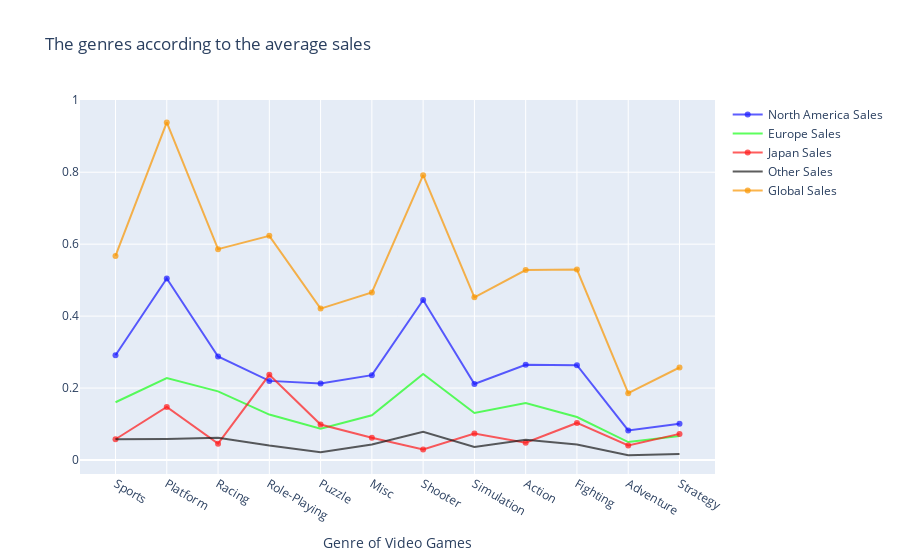

This figure's notebook cell:
### Code cell
#Các thể loại game theo doanh số trung bình
dataGenre_list=list(data.Genre.unique())
na_sales=[]
eu_sales=[]
jp_sales=[]
other_sales=[]
global_sales=[]
for i in dataGenre_list:
    val=data[data.Genre==i]
    na_sales.append(val.NA_Sales.mean())
    eu_sales.append(val.EU_Sales.mean())
    jp_sales.append(val.JP_Sales.mean())
    other_sales.append(val.Other_Sales.mean())
    global_sales.append(val.Global_Sales.mean())
    
df1=pd.DataFrame({"Genre":dataGenre_list,"NA_Sales":na_sales,"EU_Sales":eu_sales,"JP_Sales":jp_sales,"Other_Sales":other_sales,"Global_Sales":global_sales})

# data visualization
trace1=go.Scatter(
                x=df1.Genre,
                y=df1.NA_Sales,
                mode="lines+markers",
                name="North America Sales",
                marker= dict(color = 'rgba(25, 25, 255, 0.7)'))
trace2=go.Scatter(
                x=df1.Genre,
                y=df1.EU_Sales,
                mode="lines",
                name="Europe Sales",
                marker=dict(color = 'rgba(25, 255, 25, 0.7)'))
trace3=go.Scatter(
                x=df1.Genre,
                y=df1.JP_Sales,
                mode="lines+markers",
                name="Japan Sales",
                marker=dict(color = 'rgba(255, 25, 25, 0.7)'))
trace4=go.Scatter(
                x=df1.Genre,
                y=df1.Other_Sales,
                mode="lines",
                name="Other Sales",
                marker=dict(color = 'rgba(25, 25, 25, 0.7)'))
trace5=go.Scatter(
                x=df1.Genre,
                y=df1.Global_Sales,
                mode="lines+markers",
                name="Global Sales",
                marker=dict(color = 'rgba(250, 150, 0, 0.7)'))
edit_df=[trace1,trace2,trace3,trace4,trace5]
layout=dict(title="The genres according to the average sales",
            xaxis=dict(title="  Genre of Video Games",tickwidth=5,ticklen=8,zeroline=False))
fig=dict(data=edit_df,layout=layout)
plt.savefig('graph.png')
iplot(fig)

### Figure 1 — Plotly figure (JSON) as saved in the notebook; plotly's stock layout.template omitted (floating-point values rounded to 4 significant figures)
{"data": [{"marker": {"color": "rgba(25, 25, 255, 0.7)"}, "mode": "lines+markers", "name": "North America Sales", "type": "scatter", "x": ["Sports", "Platform", "Racing", "Role-Playing", "Puzzle", "Misc", "Shooter", "Simulation", "Action", "Fighting", "Adventure", "Strategy"], "y": [0.2913, 0.5046, 0.2878, 0.2199, 0.2127, 0.2359, 0.4447, 0.2114, 0.2647, 0.2637, 0.08227, 0.1009]}, {"marker": {"color": "rgba(25, 255, 25, 0.7)"}, "mode": "lines", "name": "Europe Sales", "type": "scatter", "x": ["Sports", "Platform", "Racing", "Role-Playing", "Puzzle", "Misc", "Shooter", "Simulation", "Action", "Fighting", "Adventure", "Strategy"], "y": [0.1606, 0.2276, 0.1909, 0.1264, 0.08725, 0.1242, 0.2391, 0.1308, 0.1583, 0.1195, 0.04987, 0.06658]}, {"marker": {"color": "rgba(255, 25, 25, 0.7)"}, "mode": "lines+markers", "name": "Japan Sales", "type": "scatter", "x": ["Sports", "Platform", "Racing", "Role-Playing", "Puzzle", "Misc", "Shooter", "Simulation", "Action", "Fighting", "Adventure", "Strategy"], "y": [0.0577, 0.1476, 0.04539, 0.2368, 0.09847, 0.06197, 0.02922, 0.07347, 0.04824, 0.103, 0.04049, 0.07263]}, {"marker": {"color": "rgba(25, 25, 25, 0.7)"}, "mode": "lines", "name": "Other Sales", "type": "scatter", "x": ["Sports", "Platform", "Racing", "Role-Playing", "Puzzle", "Misc", "Shooter", "Simulation", "Action", "Fighting", "Adventure", "Strategy"], "y": [0.05753, 0.05823, 0.06187, 0.04006, 0.02156, 0.04331, 0.07839, 0.03636, 0.05651, 0.04325, 0.01307, 0.01668]}, {"marker": {"color": "rgba(250, 150, 0, 0.7)"}, "mode": "lines+markers", "name": "Global Sales", "type": "scatter", "x": ["Sports", "Platform", "Racing", "Role-Playing", "Puzzle", "Misc", "Shooter", "Simulation", "Action", "Fighting", "Adventure", "Strategy"], "y": [0.5673, 0.9383, 0.5861, 0.6232, 0.4209, 0.4658, 0.7919, 0.4524, 0.5281, 0.5294, 0.1859, 0.2572]}], "layout": {"title": {"text": "The genres according to the average sales"}, "xaxis": {"ticklen": 8, "tickwidth": 5, "title": {"text": "  Genre of Video Games"}, "zeroline": false}}}
